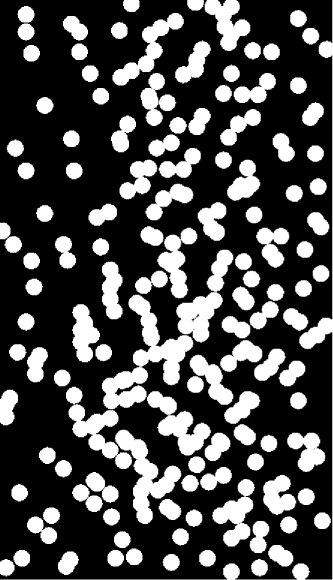
#> input picture COMS/Honours/Digital Image Processing/Test 2019/test_images/particles.tif, 333 x 580 px; its folder holds 4 pictures in this run
$ python Q_particles.py   (older library calls are emulated)
#> lines starting #> are read from the running program, lines starting #| are printed output that depends on the picture; after the words box and inside, x2 and y2 are one past the last pixel; in counts of white or black regions, pixels touching at a corner belong together
import numpy as np
import matplotlib.pyplot as plt
import scipy.misc
from skimage.color import rgb2gray
from skimage import morphology
from skimage import measure
import copy
import math
import scipy.fftpack as sp

filepath = "test_images/"

def readImage(name):
#> called with name = 'particles.tif'
    return plt.imread(filepath+name)
#> returned value is the input picture: shape (580, 333); min 0, max 255, mean 76.8

def displayImage(image,m=1):
    plt.gray()
    plt.imshow(image,vmin=0,vmax=m)
    plt.axis("off")
    plt.show()

def getImageMax(image):
    type = image.dtype
    if np.issubdtype(type,np.integer):
        return np.iinfo(type).max
    else:
        return 1

def saveImage(image,name):
    plt.imsave(name,image,vmin=0,vmax=getImageMax(image))

#
#
#   Border Cleanup
#
#

def dePad(f,offset):
    return f[offset:f.shape[0]+offset,offset:f.shape[1]+offset]

def padOne(f,offset):
    fp = np.ones((f.shape[0]+2*offset,f.shape[1]+2*offset))
    fp[offset:f.shape[0]+offset,offset:f.shape[1]+offset] = f
    return fp

def cleanupBorder(image,B):
    offset = 1
    padded = padOne(image,offset).astype(np.bool)
    label = measure.label(padded)
    myLabel = label[0,0]
    newImage = np.zeros(padded.shape)
    for (x,y),value in np.ndenumerate(label):
        if value == myLabel or value == 0:
            newImage[x,y] = 0
        else:
            newImage[x,y] = 1
    return dePad(newImage,offset)

particles = readImage("particles.tif").astype(np.bool)
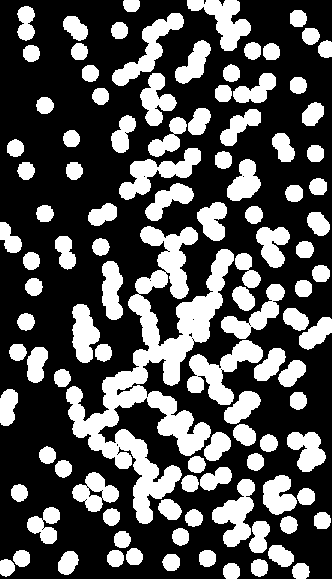
#> particles: shape (580, 333) bool; 33.3% white; 104 white regions, largest, box (x1, y1, x2, y2) and area: (66, 226, 234, 524) 14331, (0, 0, 333, 580) 2218, (187, 340, 263, 405) 2044
displayImage(particles)

B = morphology.disk(3)

Q_particles = cleanupBorder(particles,B)
#> in padOne, `fp[offset:f.shape[0]+offset,offset:f.shape[1]+offset] = f`:
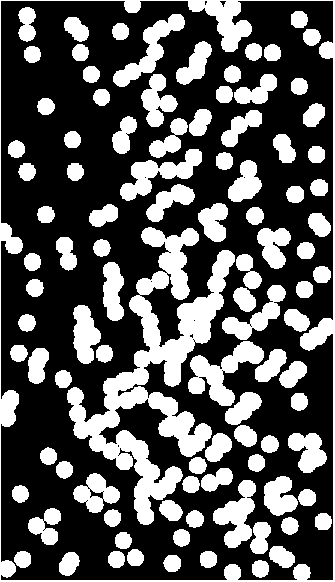
#> fp: shape (582, 335) float64; values 0 (black) and 1 (white), 33.9% white; 99 white regions, largest, box (x1, y1, x2, y2) and area: (67, 227, 235, 525) 14331, (0, 0, 335, 582) 6865, (188, 341, 264, 406) 2044
#> in cleanupBorder, `label = measure.label(padded)`:
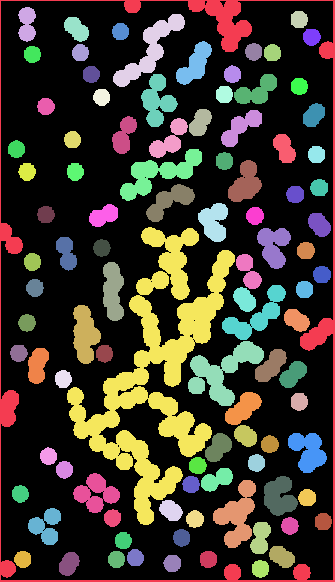
#> label: shape (582, 335) int32; 100 distinct labels, from 0 to 99; one colour per label, 0 black
#> in cleanupBorder, `myLabel = label[0,0]`: myLabel = 1
#> after the loop in cleanupBorder, `for (x,y),value in np.ndenumerate(label):`:
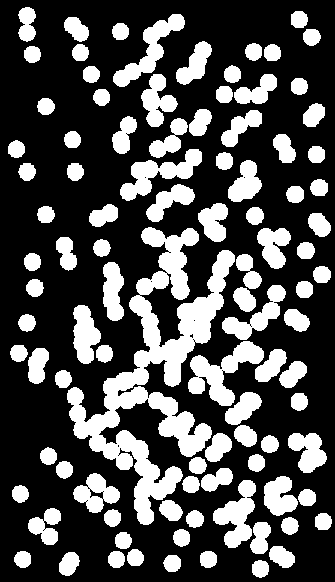
#> newImage: shape (582, 335) float64; values 0 (black) and 1 (white), 30.4% white; 98 white regions, largest, box (x1, y1, x2, y2) and area: (67, 227, 235, 525) 14331, (188, 341, 264, 406) 2044, (120, 149, 202, 201) 1626
#> in dePad, `return f[offset:f.shape[0]+offset,offset:f.shape[1]+offset]`:
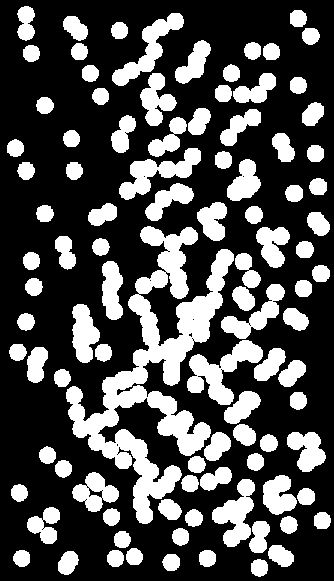
#> returned value: shape (581, 334) float64; values 0 (black) and 1 (white), 30.5% white; 98 white regions, largest, box (x1, y1, x2, y2) and area: (66, 226, 234, 524) 14331, (187, 340, 263, 405) 2044, (119, 148, 201, 200) 1626
displayImage(Q_particles)
saveImage(Q_particles,"Q_particles.png")
